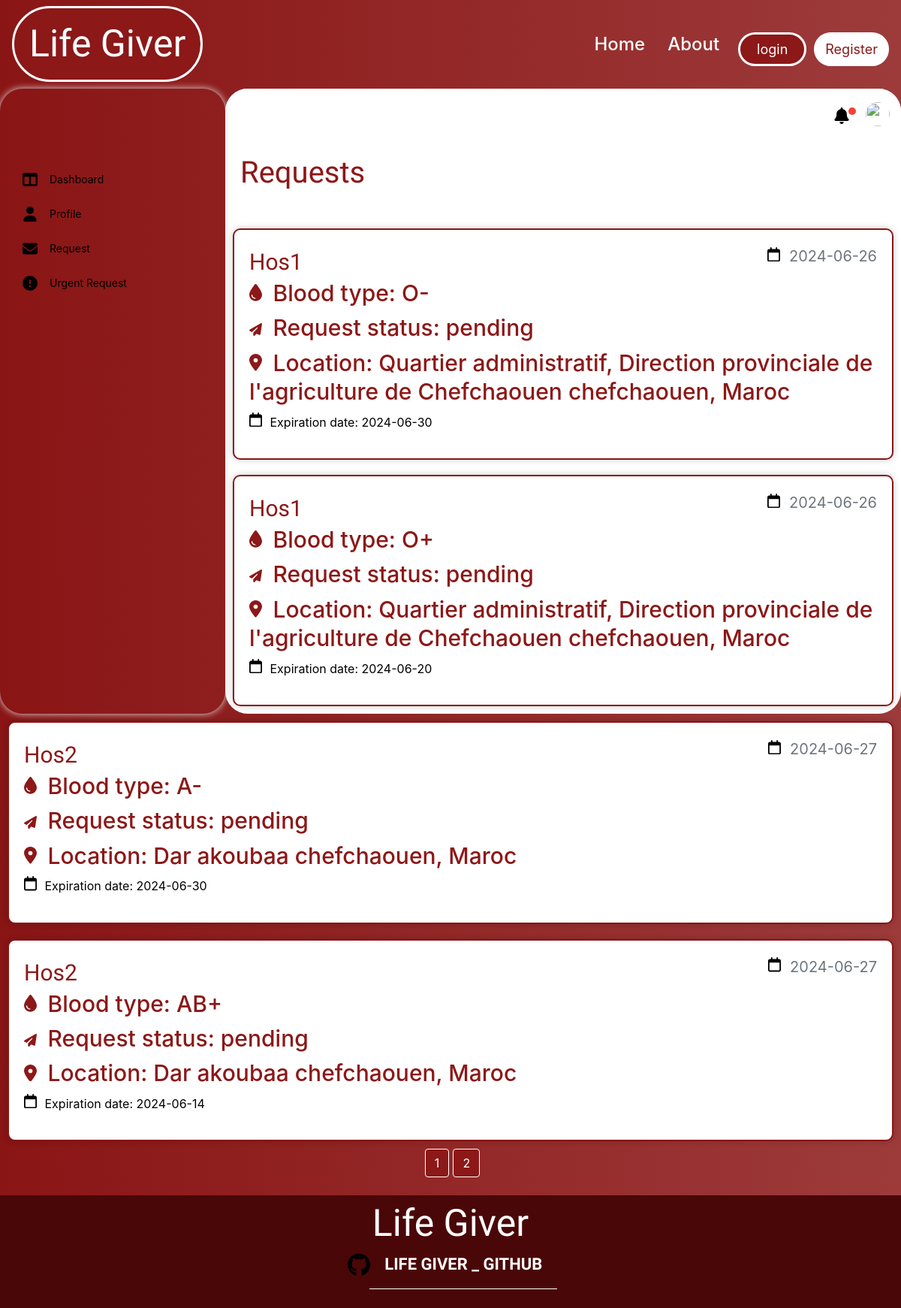
/don_requests, run on the app's committed database.
### Lifegiver_test/lifegiver/models.py (models this page shows, shortened)
class DonationRequest(db.Model):
    id = db.Column(db.Integer, primary_key=True)
    hospital_id = db.Column(db.Integer, db.ForeignKey('hospital.id'), nullable=False)
    blood_type = db.Column(db.Enum('O-', 'O+', 'A-', 'A+', 'B-', 'B+', 'AB-', 'AB+'), nullable=False)
    request_date = db.Column(db.DateTime, nullable=False, default=datetime.now)
    status = db.Column(db.Enum('pending', 'fulfilled', 'failed'), nullable=False)
    expiration_date = db.Column(db.DateTime, nullable=False, default=lambda: datetime.now() + timedelta(days=90))
    request_donations = db.relationship('UserDonation', backref='donation_request', lazy=True)

class Hospital(db.Model, UserMixin):
    __tablename__ = 'hospital'
    id = db.Column(db.Integer, primary_key=True)
    name = db.Column(db.String(225), nullable=False)
    image_file = db.Column(db.String(20), nullable=False, default='default1.png')
    street = db.Column(db.String(500), nullable=True)
    city = db.Column(db.String(100), nullable=True)
    province = db.Column(db.String(100), nullable=True)
    zip_code = db.Column(db.String(45), nullable=True)
    country = db.Column(db.String(100), nullable=True)
    phone_number = db.Column(db.String(45), nullable=False)
    email = db.Column(db.String(125), unique=True, nullable=False)
    password = db.Column(db.String(60), nullable=False)
    barcode = db.Column(db.String(100), unique=True, nullable=False)
    lat = db.Column(db.Float, nullable=True)
    lng = db.Column(db.Float, nullable=True)
    hospital_donations = db.relationship('UserDonation', backref='hospital_donation', lazy=True)
    hospital_requests = db.relationship('DonationRequest', backref='hospital_request', lazy=True)
    urgent_requests = db.relationship('UrgentRequest', backref='hospital_urgent_request', lazy=True)

### Lifegiver_test/lifegiver/route.py (the view)
@app.route('/don_requests', methods=['POST', 'GET'], strict_slashes=False)
def don_requests():
    page = request.args.get('page', 1, type=int)
    requests = DonationRequest.query.order_by(DonationRequest.request_date.asc()).paginate(page=page, per_page=5) # inteade of using .all() we gonna change it to .paginate() to get 10 requests per page
    return render_template('requests.html', title='Donation Requests page', requests=requests)

### Lifegiver_test/lifegiver/templates/requests.html (shortened to what this page needs)
{% extends "layout.html" %}
{% block link %}
<link rel="stylesheet" type="text/css" href="{{ url_for('static', filename='css/requests.css') }}" />
<link rel="stylesheet" type="text/css" href="{{ url_for('static', filename='css/framework.css') }}" />
{% endblock link %}
{% block content %}
<div class="page d-flex">
  <div class="sidebar bg-white p-20 p-relative">
    <ul>
      <li>
        <a class="active d-flex align-center fs-14 c-black rad-6 p-10" href="{{ url_for('donor_dashboard') }}">
          <span>Dashboard</span>
        </a>
      </li>
      <li>
        <a class="d-flex align-center fs-14 c-black rad-6 p-10" href="{{ url_for('donor_profile') }}">
          <span>Profile</span>
        </a>
      </li>
      <li>
        <a class="d-flex align-center fs-14 c-black rad-6 p-10" href="{{ url_for('don_requests') }}">
          <span>Request</span>
        </a>
      </li>
      <li>
        <a class="d-flex align-center fs-14 c-black rad-6 p-10" href="{{ url_for('urgent_requests') }}">
          <span>Urgent Request</span>
        </a>
      </li>
    </ul>
  </div>
  <div class="content w-full">
    <div class="head bg-white p-15 between-flex">
      <div class="icons d-flex align-center">
        <span class="notification p-relative">
        </span>
        <img class="rounded-circle account-img" src="{{ image_file }}">
      </div>
    </div>
    <h1 class="p-relative">Requests</h1>
    {% for request in requests.items %}
    {% if request.status == 'pending' %}
    <article class="media content-section">
      <div class="media-body" id="card">
        <div class="article-metadata">
          <a class="mr-2" href="{{ url_for('hospital_requests', name=request.hospital_request.name) }}">{{
            request.hospital_request.name }}</a>
          <small class="text-muted">
            {{ request.request_date.strftime('%Y-%m-%d') }}</small>
        </div>
        <h2>
          <a class="article-title" href="{{ url_for('don_request', don_request_id=request.id) }}">{{ 'Blood type: ' ~
            request.blood_type }}</a></h2>
        <h2>
          <a class="article-title" href="#">{{ 'Request status: ' ~ request.status }}</a></h2>
        <h2>
          <a class="article-title" href="#">{{ 'Location: ' ~ request.hospital_request.street ~ ' ' ~
            request.hospital_request.city ~ ', ' ~ request.hospital_request.country }}</a></h2>
        <p id="ex" class="article-content">
          {{ 'Expiration date: ' ~ request.expiration_date.strftime('%Y-%m-%d') }}</p>
        <div>
          {% endif %}
        </div>
      </div>
    </article>
    {% endfor %}
    <div class="div">
      {% for page_num in requests.iter_pages(left_edge=1, right_edge=1, left_current=1, right_current=1) %}
      {% if page_num %}
      {% if requests.page == page_num %}
      <a id="page" class="btn btn-info mb-4" href="{{ url_for('don_requests', page=page_num) }}">{{ page_num }}</a>
      {% else %}
      <a id="page" class="btn btn-outline-info mb-4" href="{{ url_for('don_requests', page=page_num) }}">{{ page_num
        }}</a>
      {% endif %}
      {% else %}
      <span>. . .</span>
      {% endif %}
      {% endfor %}
    </div>
{% endblock content %}

### Lifegiver_test/lifegiver/static/css/loading.css (style rules this page uses)
:root { --border-width: 7px; }
* { margin: 0; padding: 0; }

### Lifegiver_test/lifegiver/static/css/requests.css (style rules this page uses)
body { background-image: linear-gradient(to right, #8a1515, #9d3b3b); }
#card { padding-left: 20px; padding-top: 20px; padding-right: 20px; padding-bottom: 20px; background: #fff; border: 2px solid rgb(255, 255, 255, .2); backdrop-filter: blur(20px); box-shadow: 0 0 10px rgb(0, 0, 0, .2); color: #fff; border-radius: 10px; border: 2px solid #8a1515; }
article { padding-left: 10px; padding-top: 10px; padding-right: 10px; padding-bottom: 10px; }
#page { background-color: #8c1818; border: 1px solid #fff; color: #fff; margin-left: 5px; }
.div { display: flex; justify-content: center; }
svg { width: 17px; margin-right: 6px; }
small { font-size: 20px; margin-left: 60px; }
.article-metadata { display: flex; justify-content: space-between; }
.article-metadata a { color: #8c1818; font-size: 30px; font-weight: 400; font-family: "Acme", sans-serif; text-decoration: none; }
h2 a { color: #8c1818 !important; font-size: 30px !important; text-decoration: none !important; }
#ex { color :black; }
* { box-sizing: border-box; }
a { text-decoration: none; }
ul { list-style: none; padding: 0; }
.page { background-color: #f1f5f9; min-height: 70vh; }
.sidebar { width: 250px; box-shadow: 0 0 10px #ddd; }
.sidebar ul li a { transition: 0.03s; margin-bottom: 5px; border-radius: 20px; text-decoration: none; font-size: 40px !important; width: 302px; color: black; }
.sidebar ul li a span { font-size: 14px; margin-left: 10px; }
.content { overflow: hidden; }
.head .icons img { width: 32px; height: 32px; margin-left: 15px; }
.head .icons svg { width: 22px; height: 22px; margin-left: 15px; margin-top: 10px; }
.head .icons .notification::before { content: ""; position: absolute; width: 10px; height: 10px; background-color: var(--red-color); border-radius: 50%; right: -2px; top: 10px; }
.page h1 { margin: 20px 20px 40px; }
.sidebar, .page { background: transparent !important; }
.content { background-color: #fff; border-radius: 30px; }
.sidebar { border-radius: 30px; width: 300px; }
.sidebar ul { margin-top: 80px; }
.sidebar ul li a svg { width: 20px; height: 20px; }
.content h1 { color: #8c1818; font-family: "Acme", sans-serif; }

### Lifegiver_test/lifegiver/static/css/framework.css (style rules this page uses)
:root { --blue-color: #0075ff; --blue-alt-color: #0d69d5; --orange-color: #f59e0b; --green-color: #22c55e; --red-color: #f44336; --grey-color: #888; }
.d-flex { display: flex; }
.align-center { align-items: center; }
.p-10 { padding: 10px; }
.p-15 { padding: 15px; }
.p-20 { padding: 20px; }
.c-black { color: black; }
.bg-white { background-color: white; }
.p-relative { position: relative; }
.fs-14 { font-size: 14px; }
.rad-6 { border-radius: 6px; }
.w-full { width: 100%; }
.between-flex { display: flex; align-items: center; justify-content: space-between; }

### data on the page
DonationRequest: hospital_request.name "Hos1", request_date "2024-06-26", blood_type "Blood type: O-", status "Request status: pending", expiration_date "Expiration date: 2024-06-30"
Hospital: street+city+country "Location: Quartier administratif, Direction provinciale de l'agriculture de Chefchaouen chefchaouen, Maroc"
DonationRequest: hospital_request.name "Hos1", request_date "2024-06-26", blood_type "Blood type: O+", status "Request status: pending", expiration_date "Expiration date: 2024-06-20"
DonationRequest: hospital_request.name "Hos2", request_date "2024-06-27", blood_type "Blood type: A-", status "Request status: pending", expiration_date "Expiration date: 2024-06-30"
Hospital: street+city+country "Location: Dar akoubaa chefchaouen, Maroc"
DonationRequest: hospital_request.name "Hos2", request_date "2024-06-27", blood_type "Blood type: AB+", status "Request status: pending", expiration_date "Expiration date: 2024-06-14"

### other printed values
{{ page_num }} "1"
{{ page_num }} "2"
